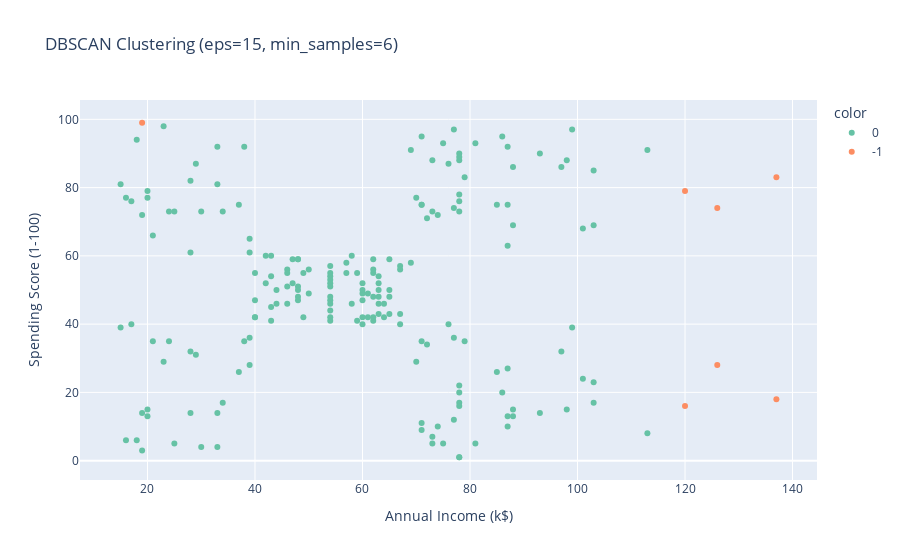

The cell this chart's notebook holds for it:
### Code cell
pie_fig = px.pie(data, names='Labels', title='Cluster Distribution - Agglomerative Clustering',
                 color_discrete_sequence=px.colors.sequential.Purples)
iplot(fig)

### Figure 1 — Plotly figure (JSON) as saved in the notebook; plotly's stock layout.template omitted (floating-point values rounded to 4 significant figures; data arrays with more than 128 entries replaced by an {"elided": "..."} marker saying what was removed)
{"data": [{"hovertemplate": "color=0<br>Annual Income (k$)=%{x}<br>Spending Score (1-100)=%{y}<extra></extra>", "legendgroup": "0", "marker": {"color": "rgb(102,194,165)", "symbol": "circle"}, "mode": "markers", "name": "0", "orientation": "v", "showlegend": true, "type": "scatter", "x": {"elided": "193 int values"}, "xaxis": "x", "y": {"elided": "193 int values"}, "yaxis": "y"}, {"hovertemplate": "color=-1<br>Annual Income (k$)=%{x}<br>Spending Score (1-100)=%{y}<extra></extra>", "legendgroup": "-1", "marker": {"color": "rgb(252,141,98)", "symbol": "circle"}, "mode": "markers", "name": "-1", "orientation": "v", "showlegend": true, "type": "scatter", "x": [19, 120, 120, 126, 126, 137, 137], "xaxis": "x", "y": [99, 16, 79, 28, 74, 18, 83], "yaxis": "y"}], "layout": {"legend": {"title": {"text": "color"}, "tracegroupgap": 0}, "title": {"text": "DBSCAN Clustering (eps=15, min_samples=6)"}, "xaxis": {"anchor": "y", "domain": [0, 1], "title": {"text": "Annual Income (k$)"}}, "yaxis": {"anchor": "x", "domain": [0, 1], "title": {"text": "Spending Score (1-100)"}}}}
